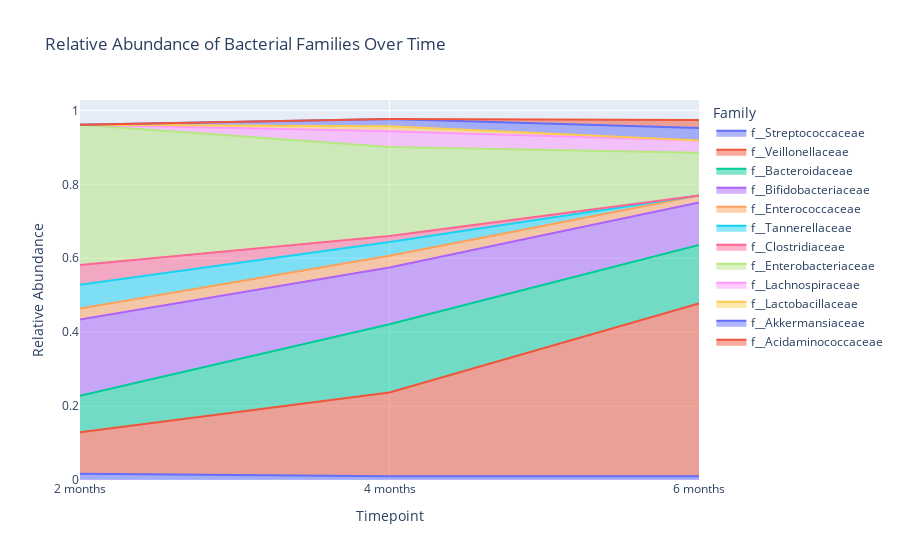

The cell this chart's notebook holds for it:
### Code cell
fig = px.area(
    plotly_family_df[plotly_family_df["Abundance"] > 0.01].sort_values(by="timepoint"),
    x="timepoint",
    y="Abundance",
    color="Family",
    title="Relative Abundance of Bacterial Families Over Time",
    labels={"timepoint": "Timepoint", "Abundance": "Relative Abundance"}
)
fig.show()

### Figure 1 — Plotly figure (JSON) as saved in the notebook; plotly's stock layout.template omitted (floating-point values rounded to 4 significant figures)
{"data": [{"fillpattern": {"shape": ""}, "hovertemplate": "Family=f__Streptococcaceae<br>Timepoint=%{x}<br>Relative Abundance=%{y}<extra></extra>", "legendgroup": "f__Streptococcaceae", "line": {"color": "#636efa"}, "marker": {"symbol": "circle"}, "mode": "lines", "name": "f__Streptococcaceae", "orientation": "v", "showlegend": true, "stackgroup": "1", "type": "scatter", "x": ["2 months", "4 months", "6 months"], "xaxis": "x", "y": [0.01684, 0.01013, 0.01015], "yaxis": "y"}, {"fillpattern": {"shape": ""}, "hovertemplate": "Family=f__Veillonellaceae<br>Timepoint=%{x}<br>Relative Abundance=%{y}<extra></extra>", "legendgroup": "f__Veillonellaceae", "line": {"color": "#EF553B"}, "marker": {"symbol": "circle"}, "mode": "lines", "name": "f__Veillonellaceae", "orientation": "v", "showlegend": true, "stackgroup": "1", "type": "scatter", "x": ["2 months", "4 months", "6 months"], "xaxis": "x", "y": [0.1123, 0.2264, 0.4673], "yaxis": "y"}, {"fillpattern": {"shape": ""}, "hovertemplate": "Family=f__Bacteroidaceae<br>Timepoint=%{x}<br>Relative Abundance=%{y}<extra></extra>", "legendgroup": "f__Bacteroidaceae", "line": {"color": "#00cc96"}, "marker": {"symbol": "circle"}, "mode": "lines", "name": "f__Bacteroidaceae", "orientation": "v", "showlegend": true, "stackgroup": "1", "type": "scatter", "x": ["2 months", "4 months", "6 months"], "xaxis": "x", "y": [0.0989, 0.1847, 0.1582], "yaxis": "y"}, {"fillpattern": {"shape": ""}, "hovertemplate": "Family=f__Bifidobacteriaceae<br>Timepoint=%{x}<br>Relative Abundance=%{y}<extra></extra>", "legendgroup": "f__Bifidobacteriaceae", "line": {"color": "#ab63fa"}, "marker": {"symbol": "circle"}, "mode": "lines", "name": "f__Bifidobacteriaceae", "orientation": "v", "showlegend": true, "stackgroup": "1", "type": "scatter", "x": ["2 months", "4 months", "6 months"], "xaxis": "x", "y": [0.2058, 0.1539, 0.1154], "yaxis": "y"}, {"fillpattern": {"shape": ""}, "hovertemplate": "Family=f__Enterococcaceae<br>Timepoint=%{x}<br>Relative Abundance=%{y}<extra></extra>", "legendgroup": "f__Enterococcaceae", "line": {"color": "#FFA15A"}, "marker": {"symbol": "circle"}, "mode": "lines", "name": "f__Enterococcaceae", "orientation": "v", "showlegend": true, "stackgroup": "1", "type": "scatter", "x": ["2 months", "4 months", "6 months"], "xaxis": "x", "y": [0.0299, 0.03157, 0.01873], "yaxis": "y"}, {"fillpattern": {"shape": ""}, "hovertemplate": "Family=f__Tannerellaceae<br>Timepoint=%{x}<br>Relative Abundance=%{y}<extra></extra>", "legendgroup": "f__Tannerellaceae", "line": {"color": "#19d3f3"}, "marker": {"symbol": "circle"}, "mode": "lines", "name": "f__Tannerellaceae", "orientation": "v", "showlegend": true, "stackgroup": "1", "type": "scatter", "x": ["2 months", "4 months"], "xaxis": "x", "y": [0.06432, 0.0372], "yaxis": "y"}, {"fillpattern": {"shape": ""}, "hovertemplate": "Family=f__Clostridiaceae<br>Timepoint=%{x}<br>Relative Abundance=%{y}<extra></extra>", "legendgroup": "f__Clostridiaceae", "line": {"color": "#FF6692"}, "marker": {"symbol": "circle"}, "mode": "lines", "name": "f__Clostridiaceae", "orientation": "v", "showlegend": true, "stackgroup": "1", "type": "scatter", "x": ["2 months", "4 months"], "xaxis": "x", "y": [0.05326, 0.01612], "yaxis": "y"}, {"fillpattern": {"shape": ""}, "hovertemplate": "Family=f__Enterobacteriaceae<br>Timepoint=%{x}<br>Relative Abundance=%{y}<extra></extra>", "legendgroup": "f__Enterobacteriaceae", "line": {"color": "#B6E880"}, "marker": {"symbol": "circle"}, "mode": "lines", "name": "f__Enterobacteriaceae", "orientation": "v", "showlegend": true, "stackgroup": "1", "type": "scatter", "x": ["2 months", "4 months", "6 months"], "xaxis": "x", "y": [0.3796, 0.2409, 0.1159], "yaxis": "y"}, {"fillpattern": {"shape": ""}, "hovertemplate": "Family=f__Lachnospiraceae<br>Timepoint=%{x}<br>Relative Abundance=%{y}<extra></extra>", "legendgroup": "f__Lachnospiraceae", "line": {"color": "#FF97FF"}, "marker": {"symbol": "circle"}, "mode": "lines", "name": "f__Lachnospiraceae", "orientation": "v", "showlegend": true, "stackgroup": "1", "type": "scatter", "x": ["4 months", "6 months"], "xaxis": "x", "y": [0.0425, 0.03297], "yaxis": "y"}, {"fillpattern": {"shape": ""}, "hovertemplate": "Family=f__Lactobacillaceae<br>Timepoint=%{x}<br>Relative Abundance=%{y}<extra></extra>", "legendgroup": "f__Lactobacillaceae", "line": {"color": "#FECB52"}, "marker": {"symbol": "circle"}, "mode": "lines", "name": "f__Lactobacillaceae", "orientation": "v", "showlegend": true, "stackgroup": "1", "type": "scatter", "x": ["4 months"], "xaxis": "x", "y": [0.01362], "yaxis": "y"}, {"fillpattern": {"shape": ""}, "hovertemplate": "Family=f__Akkermansiaceae<br>Timepoint=%{x}<br>Relative Abundance=%{y}<extra></extra>", "legendgroup": "f__Akkermansiaceae", "line": {"color": "#636efa"}, "marker": {"symbol": "circle"}, "mode": "lines", "name": "f__Akkermansiaceae", "orientation": "v", "showlegend": true, "stackgroup": "1", "type": "scatter", "x": ["4 months", "6 months"], "xaxis": "x", "y": [0.01962, 0.03368], "yaxis": "y"}, {"fillpattern": {"shape": ""}, "hovertemplate": "Family=f__Acidaminococcaceae<br>Timepoint=%{x}<br>Relative Abundance=%{y}<extra></extra>", "legendgroup": "f__Acidaminococcaceae", "line": {"color": "#EF553B"}, "marker": {"symbol": "circle"}, "mode": "lines", "name": "f__Acidaminococcaceae", "orientation": "v", "showlegend": true, "stackgroup": "1", "type": "scatter", "x": ["6 months"], "xaxis": "x", "y": [0.02157], "yaxis": "y"}], "layout": {"legend": {"title": {"text": "Family"}, "tracegroupgap": 0}, "title": {"text": "Relative Abundance of Bacterial Families Over Time"}, "xaxis": {"anchor": "y", "domain": [0.0, 1.0], "title": {"text": "Timepoint"}}, "yaxis": {"anchor": "x", "domain": [0.0, 1.0], "title": {"text": "Relative Abundance"}}}}
